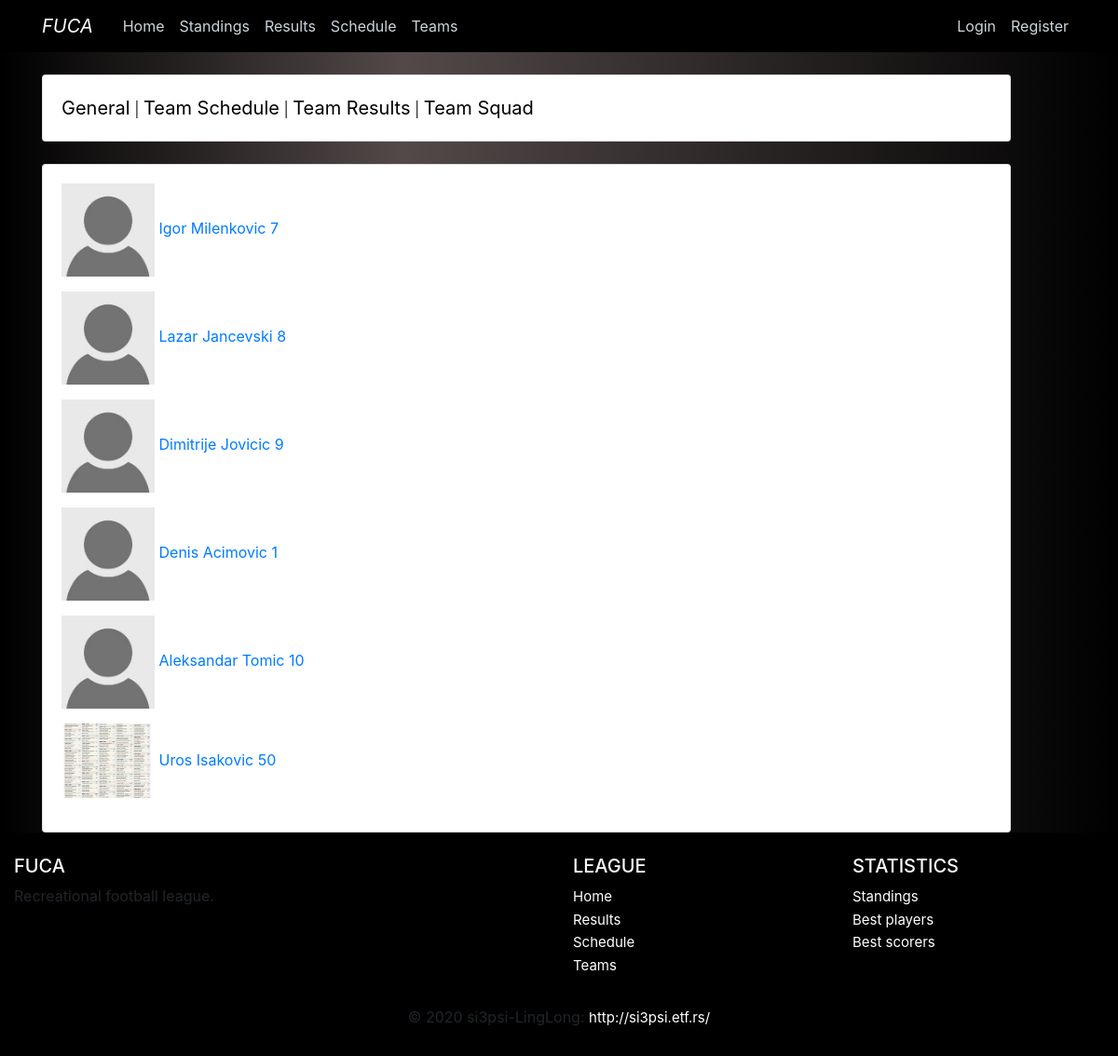
Page /teams/squad/1 on the earlier database version.
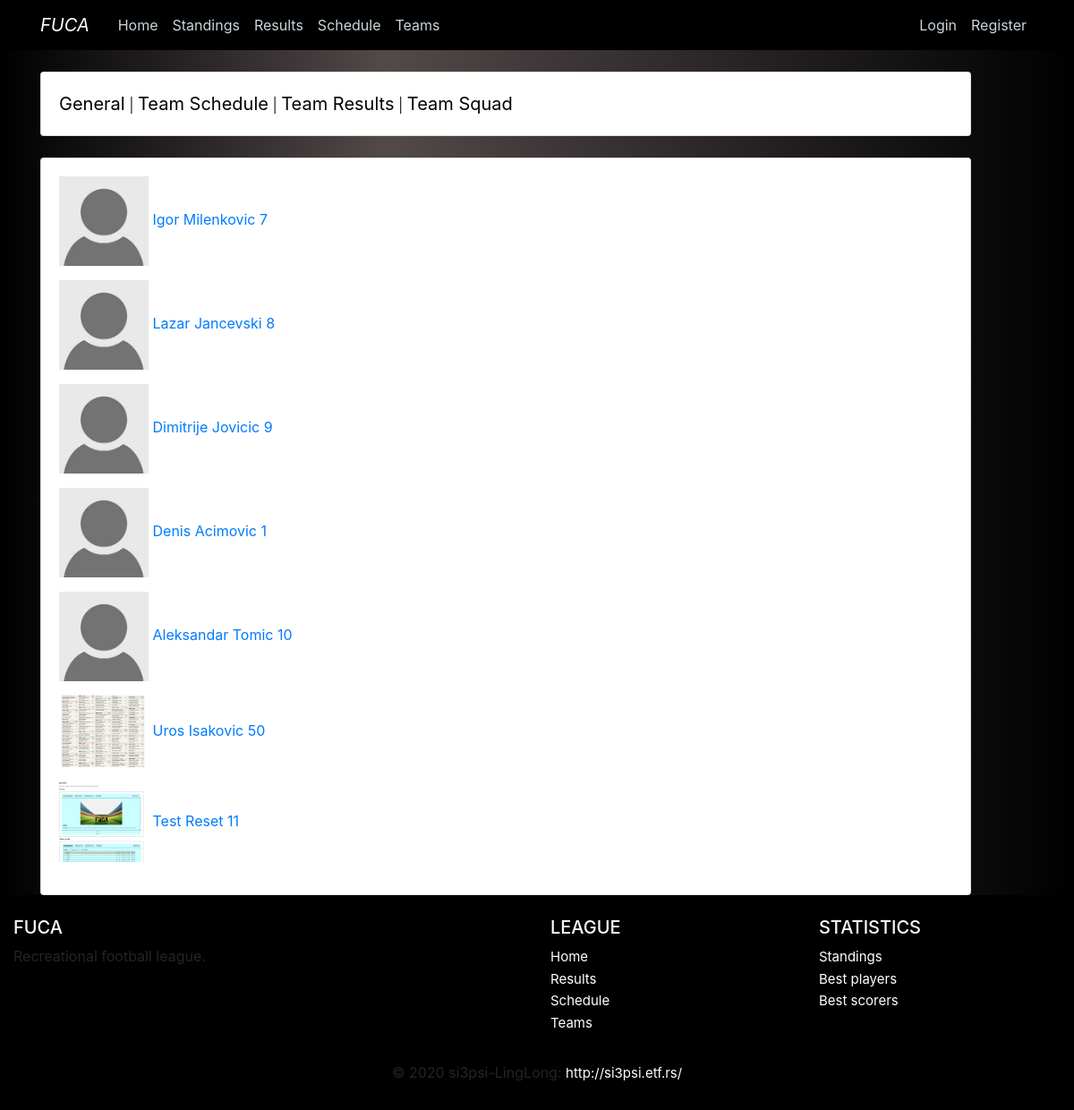
Same page on the later database version.
### fuca/models.py (models this page shows, shortened)
class Player(db.Model, UserMixin):
    __tablename__ = 'player'
    id          = db.Column(db.Integer,     primary_key=True)
    name        = db.Column(db.String(100), nullable=False)
    birthdate   = db.Column(db.DateTime,    nullable=False)
    number      = db.Column(db.Integer,     nullable=False)
    image       = db.Column(db.String(20),  nullable=False, default='default.jpg')
    email       = db.Column(db.String(120), unique=True,    nullable=False)
    password    = db.Column(db.String(200))
    registered  = db.Column(db.Boolean, default=False)
    is_admin    = db.Column(db.Boolean, default=False)
    team_id     = db.Column(db.Integer, db.ForeignKey('team.id'), nullable=False)
    statistics  = db.relationship('Statistics', backref='player', lazy=True)

### fuca/teams/routes.py (the view)
@teams.route("/squad/<int:id>")
def teamsquad(id):
    Team.query.get_or_404(id)
    players = Player.query.filter_by(team_id=id).all()
    for player in players:
        player.image = url_for('static', filename='images/players/{}'.format(player.image))
    return render_template('team/team-squad.html', players=players, id=id, title='Team Squad')

### fuca/templates/team/team-squad.html
{% extends 'team/team-layout.html' %}
{% block team_content %}
    {% for player in players %}
        <p>
            <a href="{{ url_for('main.player', id=player.id)}}">
                <img src="{{ player.image }}" width="100"> {{ player.name }} {{ player.number }}
            </a>
        </p>
    {% endfor %}
{% endblock team_content %}

Differences in the rows shown:
added Player: image (picture), name "Test Reset", number "11"
